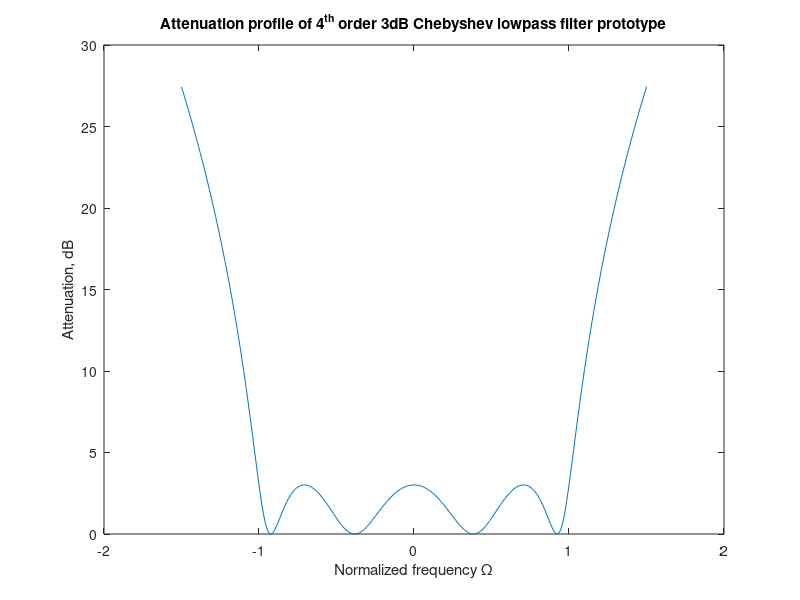

This figure's MATLAB source:
%
%   Computation of the attenuation profile for the lowpass
%   3dB Chebyshev filter prototype of 4th order
% 
%   Copyright (c) 1999 by P.Bretchko and R.Ludwig
%   "RF Circuit Design: Theory and Practice"
%

close all; % close all opened graphs
clear all; % clear all variables
figure;    % open new graph

% define normalized frequency range
w=-1.5:0.01:1.5;

% specify lowpass filter prototype
IL=10*log10(1+(1-8*w.^2+8*w.^4).^2);

plot(w,IL);
axis([-2 2 0 30]);
title('Attenuation profile of 4^{th} order 3dB Chebyshev lowpass filter prototype');
xlabel('Normalized frequency \Omega');
ylabel('Attenuation, dB');
%print -deps 'fig5_24.eps'
